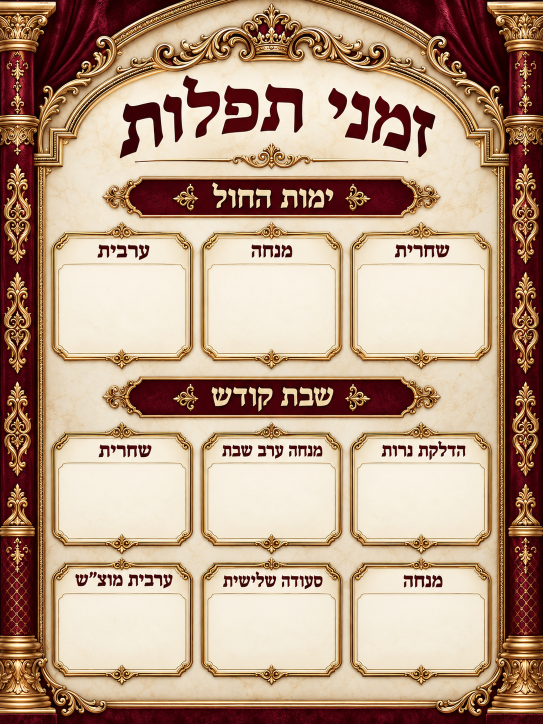
#> input picture board.png, 1086 x 1448 px, found by its file name (shown at 1/2 size)
$ python extract-parts.py
#> lines starting #> are read from the running program, lines starting #| are printed output that depends on the picture; after the words box and inside, x2 and y2 are one past the last pixel; in counts of white or black regions, pixels touching at a corner belong together
"""Cut the reusable ornament pieces out of public/board.png into public/parts/.

Gold pieces get a transparent background (the cream or red behind them is
keyed out), so code can draw the stretchy parts (fills, straight runs) and
place these pieces on top. Run: python3 scripts/extract-parts.py
"""
from pathlib import Path
import numpy as np
from PIL import Image

ROOT = Path(__file__).resolve().parent.parent
SRC = np.asarray(Image.open(ROOT / "public/board.png").convert("RGB")).astype(np.float32) / 255
OUT = ROOT / "public/parts"
OUT.mkdir(exist_ok=True)


def hsv(a):
    mx, mn = a.max(-1), a.min(-1)
    s = np.where(mx > 0, (mx - mn) / np.maximum(mx, 1e-6), 0)
    r, g, b = a[..., 0], a[..., 1], a[..., 2]
    d = np.maximum(mx - mn, 1e-6)
    h = np.where(mx == r, ((g - b) / d) % 6, np.where(mx == g, (b - r) / d + 2, (r - g) / d + 4)) * 60
    return h, s, mx


def ramp(x, lo, hi):
    return np.clip((x - lo) / (hi - lo), 0, 1)


def key_cream(a):
    """Alpha that hides the pale, low-saturation parchment and keeps gold/red/dark."""
    _, s, v = hsv(a)
    return np.maximum(ramp(s, 0.2, 0.34), ramp(0.84 - v, 0, 0.12))


def key_red(a):
    """Alpha that hides the dark red velvet and keeps the gold."""
    h, s, v = hsv(a)
    goldish = ramp(h, 14, 26) * (1 - ramp(h, 70, 90))
    return np.maximum(goldish * ramp(v, 0.3, 0.45), ramp(0.35 - s, 0, 0.15) * ramp(v, 0.5, 0.7))


def flood(a, seeds):
    """Soft cream alpha, but only for parchment connected to the seed points.

    Pale highlights enclosed by gold stay opaque. seeds: list of (x, y);
    the string "edges" seeds every border pixel.
    """
    soft = key_cream(a)
    open_ = soft < 0.5
    reach = np.zeros_like(open_)
    for sd in seeds:
        if sd == "edges":
            reach[0, :] = reach[-1, :] = True
            reach[:, 0] = reach[:, -1] = True
        else:
            reach[sd[1], sd[0]] = True
    reach &= open_
    while True:
        g = reach.copy()
        g[1:] |= reach[:-1]; g[:-1] |= reach[1:]
        g[:, 1:] |= reach[:, :-1]; g[:, :-1] |= reach[:, 1:]
        g &= open_
        if (g == reach).all():
            break
        reach = g
    # grow one pixel so the soft edge of the background is included
    edge = reach.copy()
    edge[1:] |= reach[:-1]; edge[:-1] |= reach[1:]
    edge[:, 1:] |= reach[:, :-1]; edge[:, :-1] |= reach[:, 1:]
    # tighten the soft edge so faint parchment haze doesn't streak when stretched
    return np.where(edge, ramp(soft, 0.35, 0.75), 1.0).astype(np.float32)


def crop(x0, y0, x1, y1):
#> called with x0 = 692, y0 = 456, x1 = 992, y1 = 740
    return SRC[y0:y1, x0:x1].copy()


def save(name, rgb, alpha=None):
    if alpha is None:
        alpha = np.ones(rgb.shape[:2], np.float32)
    rgba = np.dstack([rgb, alpha])
    Image.fromarray((rgba * 255).round().astype(np.uint8), "RGBA").save(OUT / name, optimize=True)


# ---- time box frame: 4 corners + 2px of plain edge, used with CSS border-image ----
BX0, BY0, BX1, BY1, C = 692, 456, 992, 740, 66
mid_x, mid_y = 770, 600  # a plain column / row of the frame (no ornament, no text)
w = 2 * C + 2
frame = np.zeros((w, w, 3), np.float32)
src = crop(BX0, BY0, BX1, BY1)
H, W = src.shape[:2]
#> H = 284; W = 300
frame[:C, :C] = src[:C, :C]
frame[:C, -C:] = src[:C, -C:]
frame[-C:, :C] = src[-C:, :C]
frame[-C:, -C:] = src[-C:, -C:]
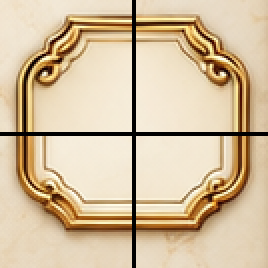
#> frame: shape (134, 134, 3) float32 (shown 2 times larger); mean of channels 0, 1, 2 0.833, 0.75, 0.625; drawn as R, G, B
# plain slices of the frame (averaged over a few pixels to smooth out the
# marble texture, which would otherwise streak when stretched)
col = SRC[BY0:BY1, mid_x - 6:mid_x + 6].mean(1)  # fills top/bottom runs
#> col = 284 rows, first 8: [0.94, 0.885, 0.797], [0.94, 0.887, 0.802], [0.939, 0.886, 0.804], [0.938, 0.885, 0.802], [0.936, 0.881, 0.794], [0.915, 0.854, 0.758], [0.942, 0.881, 0.78], [0.753, 0.668, 0.546]
row = SRC[mid_y - 6:mid_y + 6, BX0:BX1].mean(0)  # fills left/right runs
#> row = 300 rows, first 8: [0.922, 0.871, 0.781], [0.922, 0.869, 0.775], [0.915, 0.855, 0.756], [0.908, 0.84, 0.732], [0.895, 0.815, 0.698], [0.876, 0.791, 0.66], [0.845, 0.751, 0.606], [0.829, 0.714, 0.576]
frame[:C, C:C + 2] = col[:C, None]
frame[-C:, C:C + 2] = col[-C:, None]
frame[C:C + 2, :C] = row[None, :C]
frame[C:C + 2, -C:] = row[None, -C:]
frame[C:C + 2, C:C + 2] = SRC[620, 840]  # plain inside colour, stretched by `fill`
#> frame: shape (134, 134, 3) float32; mean of channels 0, 1, 2 0.859, 0.774, 0.646
save("box-frame.png", frame, flood(frame, ["edges"]))
#> in hsv, `mx, mn = a.max(-1), a.min(-1)`:
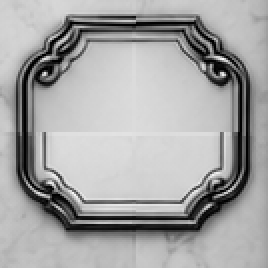
#> mn: shape (134, 134) float32 (shown 2 times larger); min 0, max 0.996, mean 0.646
#> in hsv, `s = np.where(mx > 0, (mx - mn) / np.maximum(mx, 1e-6), 0)`:
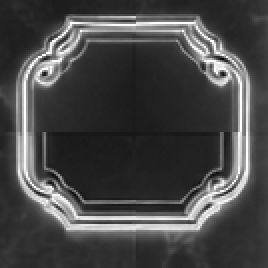
#> s: shape (134, 134) float32 (shown 2 times larger); min 0.00392, max 1, mean 0.282
#> in hsv, `h = np.where(mx == r, ((g - b) / d) % 6, np.where(mx == g, (b - r) / d..`:
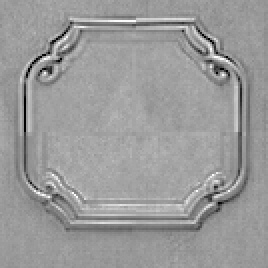
#> h: shape (134, 134) float32 (shown 2 times larger); min 0, max 60.78, mean 36.8; drawn with min black and max white
#> in flood, `open_ = soft < 0.5`:
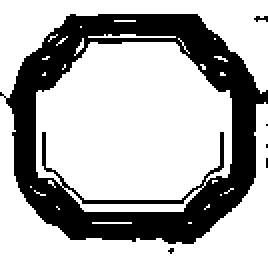
#> open_: shape (134, 134) bool (shown 2 times larger); 70.2% white; 6 black regions (5 under 20 px), largest, box (x1, y1, x2, y2) and area: (0, 7, 134, 122) 5326
#> in flood, `reach &= open_`: reach: shape (134, 134) bool; 2.9% white in thin lines or dots
#> after the loop in flood, `while True:`: g: shape (134, 134) bool; 32.5% white; 1 white region, box (x1, y1, x2, y2) and area: (0, 0, 134, 134) 5827
#> in flood, `edge[:-1] |= reach[1:]`: edge: shape (134, 134) bool; 34.1% white; 1 white region, box (x1, y1, x2, y2) and area: (0, 0, 134, 134) 6120
#> in flood, `edge[:, 1:] |= reach[:, :-1]`: edge: shape (134, 134) bool; 34.4% white; 1 white region, box (x1, y1, x2, y2) and area: (0, 0, 134, 134) 6179
#> in flood, `edge[:, :-1] |= reach[:, 1:]`:
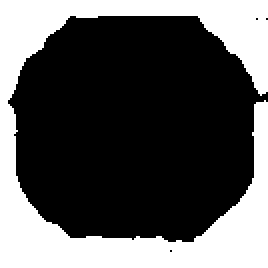
#> edge: shape (134, 134) bool (shown 2 times larger); 34.7% white; 1 white region, box (x1, y1, x2, y2) and area: (0, 0, 134, 134) 6234

# ornaments sitting on the middle of the box's top and bottom edges
o = crop(806, 442, 878, 484); save("box-orn-top.png", o, flood(o, ["edges"]))
#> in ramp (call 5), `return np.clip((x - lo) / (hi - lo), 0, 1)`:
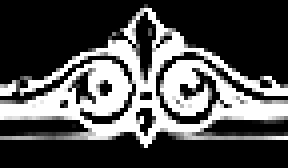
#> returned value: shape (42, 72) float32 (shown 4 times larger); min 0, max 1, mean 0.307
o = crop(806, 698, 878, 744); save("box-orn-bottom.png", o, flood(o, ["edges"]))

# ---- banner: two end caps + 2px of plain red middle, used with border-image ----
NX0, NY0, NX1, NY1, CAP = 202, 348, 884, 438, 92
b = crop(NX0, NY0, NX1, NY1)
mid = SRC[NY0:NY1, 296:336].mean(1, keepdims=True)  # averaged so the velvet doesn't streak
#> mid = 90 rows, first 8: [0.942, 0.888, 0.799], [0.935, 0.882, 0.793], [0.919, 0.865, 0.776], [0.896, 0.839, 0.744], [0.832, 0.73, 0.583], [0.633, 0.407, 0.162], [0.677, 0.472, 0.293], [0.988, 0.961, 0.896]
banner = np.concatenate([b[:, :CAP], mid, mid, b[:, -CAP:]], axis=1)
save("banner.png", banner, flood(banner, ["edges"]))

# fleur-de-lis that flank the banner text (red keyed out)
f = crop(340, 362, 400, 428); save("fleur-start.png", f, key_red(f))
f = crop(686, 362, 746, 428); save("fleur-end.png", f, key_red(f))

# ---- page frame ----
HEADER_END, FOOTER_START, SIDE = 346, 1260, 102

h = crop(0, 0, 1086, HEADER_END)
save("header.png", h, flood(h, [(543, 200), (543, 340), (130, 340), (956, 340)]))

ft = crop(0, FOOTER_START, 1086, 1448)
# wipe the bottom of the last row of boxes, then key the parchment
ft[: 1364 - FOOTER_START, 106:981] = SRC[1385, 543]
ft[: 1376 - FOOTER_START, 216:871] = SRC[1385, 543]
a = flood(ft, [(543, 60)])
a[: 1364 - FOOTER_START, 98:988] = 0
a[: 1376 - FOOTER_START, 216:871] = 0
save("footer.png", ft, a)


def best_loop(strip, lo, hi, min_p=200):
    """Find a section of the side strip whose top and bottom rows match, so it tiles."""
    g = strip.mean(-1)
    best = None
    for y0 in range(lo, hi - min_p):
        for y1 in range(y0 + min_p, hi):
            d = np.abs(g[y0:y0 + 4] - g[y1:y1 + 4]).mean()
            if best is None or d < best[0]:
                best = (d, y0, y1)
    return best


for name, xs in (("left", slice(0, SIDE)), ("right", slice(1086 - SIDE, 1086))):
    strip = SRC[:, xs]
    d, y0, y1 = best_loop(strip, HEADER_END, FOOTER_START)
    print(name, "loop", y0, y1, "diff", round(float(d), 4))
    lead = strip[HEADER_END:y0]
    loop = strip[y0:y1]
    edge = slice(SIDE - 6, SIDE) if name == "left" else slice(0, 6)
    for part, fname in ((lead, f"side-{name}-lead.png"), (loop, f"side-{name}.png")):
        a = np.ones(part.shape[:2], np.float32)
        a[:, edge] = key_cream(part[:, edge])  # thin parchment sliver at the inner edge
        save(fname, part, a)
#> this loop made 2 passes
#> (y0, y1) on passes 1 to 2: (530, 961), (756, 958)
#| left loop 530 961 diff 0.0287
#| right loop 756 958 diff 0.027
